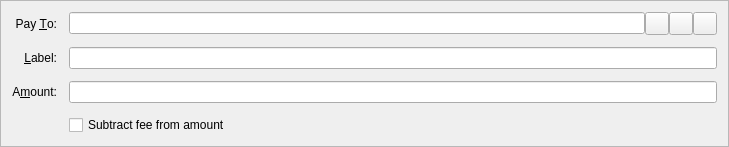
<?xml version="1.0" encoding="UTF-8"?>
<ui version="4.0">
 <class>SendCoinsEntry</class>
 <widget class="QFrame" name="SendCoinsEntry">
  <property name="geometry">
   <rect>
    <x>0</x>
    <y>0</y>
    <width>729</width>
    <height>136</height>
   </rect>
  </property>
  <property name="windowTitle">
   <string>Form</string>
  </property>
  <property name="frameShape">
   <enum>QFrame::StyledPanel</enum>
  </property>
  <property name="frameShadow">
   <enum>QFrame::Sunken</enum>
  </property>
  <layout class="QGridLayout" name="gridLayout">
   <property name="spacing">
    <number>12</number>
   </property>
   <item row="5" column="0">
    <widget class="QLabel" name="label">
     <property name="text">
      <string>A&amp;mount:</string>
     </property>
     <property name="alignment">
      <set>Qt::AlignRight|Qt::AlignTrailing|Qt::AlignVCenter</set>
     </property>
     <property name="buddy">
      <cstring>payAmount</cstring>
     </property>
    </widget>
   </item>
   <item row="3" column="0">
    <widget class="QLabel" name="label_2">
     <property name="text">
      <string>Pay &amp;To:</string>
     </property>
     <property name="alignment">
      <set>Qt::AlignRight|Qt::AlignTrailing|Qt::AlignVCenter</set>
     </property>
     <property name="buddy">
      <cstring>payTo</cstring>
     </property>
    </widget>
   </item>
   <item row="5" column="1">
    <widget class="BitcoinAmountField" name="payAmount"/>
   </item>
   <item row="4" column="0">
    <widget class="QLabel" name="label_4">
     <property name="text">
      <string>&amp;Label:</string>
     </property>
     <property name="alignment">
      <set>Qt::AlignRight|Qt::AlignTrailing|Qt::AlignVCenter</set>
     </property>
     <property name="buddy">
      <cstring>addAsLabel</cstring>
     </property>
    </widget>
   </item>
   <item row="3" column="1">
    <layout class="QHBoxLayout" name="payToLayout">
     <property name="spacing">
      <number>0</number>
     </property>
     <item>
      <widget class="QValidatedLineEdit" name="payTo">
       <property name="toolTip">
        <string>The address to send the payment to (e.g. 1NS17iag9jJgTHD1VXjvLCEnZuQ3rJDE9L)</string>
       </property>
       <property name="maxLength">
        <number>34</number>
       </property>
      </widget>
     </item>
     <item>
      <widget class="QToolButton" name="addressBookButton">
       <property name="toolTip">
        <string>Choose address from address book</string>
       </property>
       <property name="text">
        <string/>
       </property>
       <property name="icon">
        <iconset resource="../bitcoin.qrc">
         <normaloff>:/icons/address-book</normaloff>:/icons/address-book</iconset>
       </property>
       <property name="shortcut">
        <string>Alt+A</string>
       </property>
      </widget>
     </item>
     <item>
      <widget class="QToolButton" name="pasteButton">
       <property name="toolTip">
        <string>Paste address from clipboard</string>
       </property>
       <property name="text">
        <string/>
       </property>
       <property name="icon">
        <iconset resource="../bitcoin.qrc">
         <normaloff>:/icons/editpaste</normaloff>:/icons/editpaste</iconset>
       </property>
       <property name="shortcut">
        <string>Alt+P</string>
       </property>
      </widget>
     </item>
     <item>
      <widget class="QToolButton" name="deleteButton">
       <property name="toolTip">
        <string>Remove this recipient</string>
       </property>
       <property name="text">
        <string/>
       </property>
       <property name="icon">
        <iconset resource="../bitcoin.qrc">
         <normaloff>:/icons/remove</normaloff>:/icons/remove</iconset>
       </property>
      </widget>
     </item>
    </layout>
   </item>
   <item row="4" column="1">
    <widget class="QValidatedLineEdit" name="addAsLabel">
     <property name="toolTip">
      <string>Enter a label for this address to add it to your address book</string>
     </property>
    </widget>
   </item>
   <item row="6" column="1">
    <widget class="QCheckBox" name="checkboxSubtractFeeFromAmount">
     <property name="visible">
      <bool>false</bool>
     </property>
     <property name="toolTip">
      <string>The fee will be deducted from the amount being sent. The recipient will receive less wojakcoins than you enter in the amount field. If multiple recipients are selected, the fee is split equally.</string>
     </property>
     <property name="text">
      <string>Subtract fee from amount</string>
     </property>
    </widget>
   </item>
  </layout>
 </widget>
 <customwidgets>
  <customwidget>
   <class>BitcoinAmountField</class>
   <extends>QLineEdit</extends>
   <header>bitcoinamountfield.h</header>
   <container>1</container>
  </customwidget>
  <customwidget>
   <class>QValidatedLineEdit</class>
   <extends>QLineEdit</extends>
   <header>qvalidatedlineedit.h</header>
  </customwidget>
 </customwidgets>
 <resources>
  <include location="../bitcoin.qrc"/>
 </resources>
 <connections/>
</ui>
